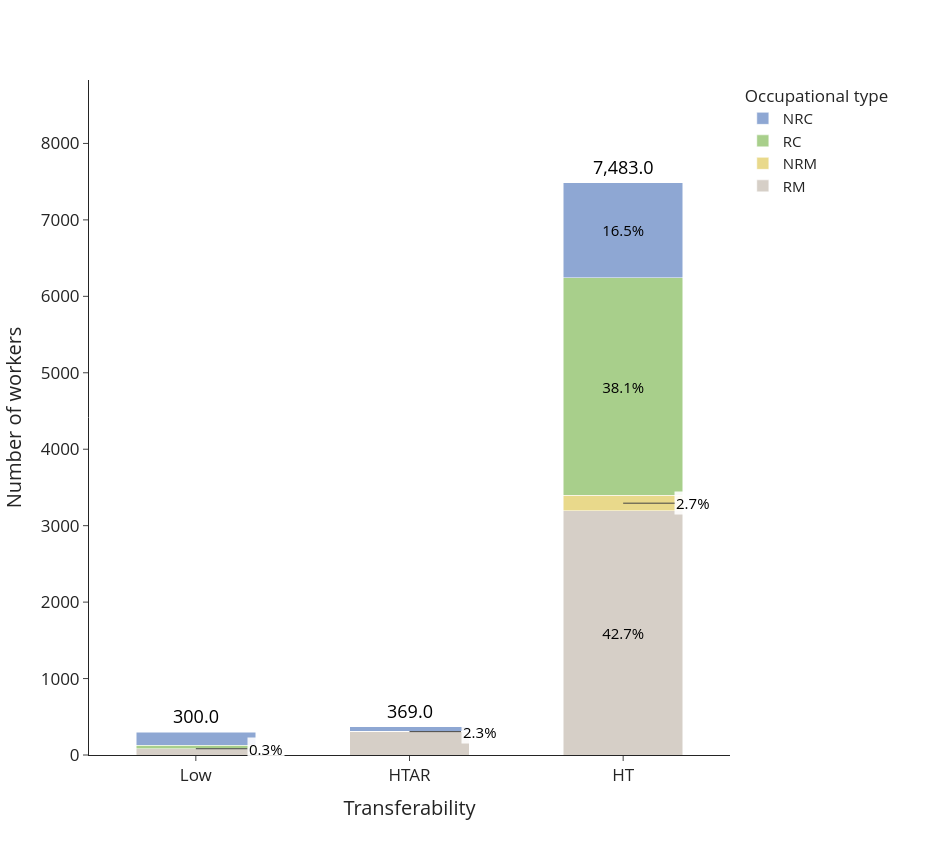

This figure's notebook cell:
### Code cell
# Supplementary Figure 3 picture drawing
"""
Description:
1. Load naics_nem_new.dta (actual employment figures)
2. Load simocc885&851_uq.xlsx (Transferability grouping)
3. Merge on occupation_code
4. Filter for strand_ind == 1 (stranded industries)
5. Keep only the three groups: Low / HTAR / HT
6. Keep only the four occupation types: RM / NRM / RC / NRC
7. Compute within-group share based on actual Employment
8. Draw a fig2b-style stacked bar chart
9. Export SVG and PNG
"""

import pandas as pd
import plotly.graph_objects as go
import plotly.io as pio
from pathlib import Path

# =========================
# 1. File paths
# =========================
naics_path = Path("Your path/Stranded_Occupations_Replication/Data/temp/naics_nem_new.dta")
uq_path = Path("Your path/Stranded_Occupations_Replication/Data/use/simocc885&851_uq.xlsx")

out_svg = Path("Your path/Stranded_Occupations_Replication/Data/temp/Supplementary Figure 3.svg")
out_png = Path("Your path/Stranded_Occupations_Replication/Data/temp/Supplementary Figure 3.png")

# =========================
# 2. Load data
# =========================
df = pd.read_stata(naics_path)
uq = pd.read_excel(uq_path)

df.columns = [c.strip() for c in df.columns]
uq.columns = [c.strip() for c in uq.columns]

for col in df.select_dtypes(include="object").columns:
    df[col] = df[col].astype(str).str.strip()

for col in uq.select_dtypes(include="object").columns:
    uq[col] = uq[col].astype(str).str.strip()

# =========================
# 3. Standardize occupation code format
# =========================
def normalize_occ(x):
    if pd.isna(x):
        return pd.NA
    x = str(x).strip()
    if x == "" or x.lower() in {"nan", "none"}:
        return pd.NA
    if x.endswith(".0"):
        x = x[:-2]
    x = x.replace("-", "").replace(" ", "")
    if x.isdigit():
        x = x.zfill(6)
    return x

df["occ_std"] = df["occupation_code"].apply(normalize_occ)
uq["occ_std"] = uq["occupation_code"].apply(normalize_occ)

# =========================
# 4. Map Transferability
# =========================
transfer_map = {
    0: "Low",
    1: "HTAR",
    2: "HT"
}
uq["simocc_885_uq"] = pd.to_numeric(uq["simocc_885_uq"], errors="coerce")
uq["Transferability"] = uq["simocc_885_uq"].map(transfer_map)

uq_use = uq[["occ_std", "Transferability"]].dropna().drop_duplicates(subset=["occ_std"])

# =========================
# 5. Merge
# =========================
df = df.merge(uq_use, on="occ_std", how="left")

# =========================
# 6. Clean and filter
# =========================
df["Employment"] = pd.to_numeric(df["Employment"], errors="coerce")
df["strand_ind"] = pd.to_numeric(df["strand_ind"], errors="coerce")
df["type_skill_all"] = df["type_skill_all"].astype(str).str.strip()

skill_map = {
    "Routine Manual": "RM",
    "Non-Routine Manual": "NRM",
    "Routine Cognitive": "RC",
    "Non-Routine Cognitive": "NRC"
}

skill_order_full = [
    "Routine Manual",
    "Non-Routine Manual",
    "Routine Cognitive",
    "Non-Routine Cognitive"
]

skill_order_abbr = ["RM", "NRM", "RC", "NRC"]
transfer_order = ["Low", "HTAR", "HT"]

df = df[
    (df["strand_ind"] == 1) &
    (df["Transferability"].isin(transfer_order)) &
    (df["type_skill_all"].isin(skill_order_full)) &
    (df["Employment"].notna())
].copy()

# =========================
# 7. Aggregate actual employment
# =========================
emp_df = (
    df.groupby(["Transferability", "type_skill_all"], as_index=False)["Employment"]
      .sum()
)

# Pivot to wide format and fill missing combinations
emp_wide = (
    emp_df.pivot(index="Transferability", columns="type_skill_all", values="Employment")
          .reindex(index=transfer_order, columns=skill_order_full)
          .fillna(0)
)

# Total employment within each group
totals = emp_wide.sum(axis=1)

# Within-group share
share_wide = emp_wide.div(totals, axis=0).fillna(0)

# Rename columns to abbreviations
count_df = emp_wide.rename(columns=skill_map).reindex(columns=skill_order_abbr)
share_df = share_wide.rename(columns=skill_map).reindex(columns=skill_order_abbr)

print("\nActual employment by group:")
print(count_df.round(2))

print("\nWithin-group share (%) by group:")
print((share_df * 100).round(2))

# =========================
# 8. Draw figure
# =========================
color_map = {
    "RM":  "#D6CFC7",
    "NRM": "#E9D98B",
    "RC":  "#A8CF8B",
    "NRC": "#8EA7D3"
}

fig = go.Figure()

small_threshold = 0.06
fixed_font_size = 15

for skill in skill_order_abbr:
    counts = count_df[skill].tolist()
    shares = share_df[skill].tolist()

    text_labels = []
    for c, s in zip(counts, shares):
        if c > 0 and s >= small_threshold:
            text_labels.append(f"{s*100:.1f}%")
        else:
            text_labels.append("")

    fig.add_trace(go.Bar(
        x=transfer_order,
        y=counts,
        name=skill,
        marker_color=color_map[skill],
        width=0.56,
        text=text_labels,
        textposition="inside",
        textfont=dict(size=fixed_font_size, color="black"),
        insidetextanchor="middle",
        cliponaxis=False,
        customdata=shares,
        hovertemplate=(
            f"<b>{skill}</b><br>"
            "Group: %{x}<br>"
            "Employment: %{y:,.1f}<br>"
            "Share within group: %{customdata:.1%}<br>"
            "<extra></extra>"
        )
    ))

# Add total employment on top of each bar
for x, total in zip(transfer_order, totals.tolist()):
    fig.add_annotation(
        x=x,
        y=total,
        text=f"{total:,.1f}",
        showarrow=False,
        yshift=16,
        font=dict(size=18, color="black")
    )

# Place labels outside for small segments
cum_df = count_df.cumsum(axis=1)

for group in transfer_order:
    for skill in skill_order_abbr:
        c = count_df.loc[group, skill]
        s = share_df.loc[group, skill]

        if c == 0:
            continue

        y_top = cum_df.loc[group, skill]
        y_bottom = y_top - c
        y_mid = (y_top + y_bottom) / 2

        if s < small_threshold:
            fig.add_annotation(
                x=group,
                y=y_mid,
                text=f"{s*100:.1f}%",
                showarrow=True,
                arrowhead=0,
                ax=70,
                ay=0,
                font=dict(size=fixed_font_size, color="black"),
                bgcolor="rgba(255,255,255,0.90)",
                bordercolor="rgba(0,0,0,0)"
            )

# =========================
# 9. Beautify the figure
# =========================
fig.update_layout(
    barmode="stack",
    template="simple_white",
    width=950,
    height=850,
    bargap=0.32,
    uniformtext=dict(minsize=fixed_font_size, mode="hide"),
    xaxis=dict(
        title="Transferability",
        title_font=dict(size=20),
        tickfont=dict(size=17)
    ),
    yaxis=dict(
        title="Number of workers",
        title_font=dict(size=20),
        tickfont=dict(size=17),
        range=[0, max(totals) * 1.18]
    ),
    legend=dict(
        title="Occupational type",
        title_font=dict(size=17),
        font=dict(size=15),
        orientation="v",
        x=1.02,
        y=1
    ),
    margin=dict(t=80, l=85, r=220, b=95)
)

fig.show()

# =========================
# 10. Export
# =========================
pio.write_image(fig, str(out_svg))
pio.write_image(fig, str(out_png), scale=3)

print("\nFiles exported:")
print(out_svg)
print(out_png)

### Figure 1 — Plotly figure (JSON) as saved in the notebook; plotly's stock layout.template omitted (floating-point values rounded to 4 significant figures)
{"data": [{"cliponaxis": false, "customdata": [0.272, 0.8171, 0.4266], "hovertemplate": "<b>RM</b><br>Group: %{x}<br>Employment: %{y:,.1f}<br>Share within group: %{customdata:.1%}<br><extra></extra>", "insidetextanchor": "middle", "marker": {"color": "#D6CFC7"}, "name": "RM", "text": ["27.2%", "81.7%", "42.7%"], "textfont": {"color": "black", "size": 15}, "textposition": "inside", "type": "bar", "width": 0.56, "x": ["Low", "HTAR", "HT"], "y": [81.6, 301.5, 3193.0]}, {"cliponaxis": false, "customdata": [0.003, 0.02331, 0.02713], "hovertemplate": "<b>NRM</b><br>Group: %{x}<br>Employment: %{y:,.1f}<br>Share within group: %{customdata:.1%}<br><extra></extra>", "insidetextanchor": "middle", "marker": {"color": "#E9D98B"}, "name": "NRM", "text": ["", "", ""], "textfont": {"color": "black", "size": 15}, "textposition": "inside", "type": "bar", "width": 0.56, "x": ["Low", "HTAR", "HT"], "y": [0.9, 8.6, 203]}, {"cliponaxis": false, "customdata": [0.1547, 0, 0.3808], "hovertemplate": "<b>RC</b><br>Group: %{x}<br>Employment: %{y:,.1f}<br>Share within group: %{customdata:.1%}<br><extra></extra>", "insidetextanchor": "middle", "marker": {"color": "#A8CF8B"}, "name": "RC", "text": ["15.5%", "", "38.1%"], "textfont": {"color": "black", "size": 15}, "textposition": "inside", "type": "bar", "width": 0.56, "x": ["Low", "HTAR", "HT"], "y": [46.4, 0, 2849.0]}, {"cliponaxis": false, "customdata": [0.5703, 0.1596, 0.1655], "hovertemplate": "<b>NRC</b><br>Group: %{x}<br>Employment: %{y:,.1f}<br>Share within group: %{customdata:.1%}<br><extra></extra>", "insidetextanchor": "middle", "marker": {"color": "#8EA7D3"}, "name": "NRC", "text": ["57.0%", "16.0%", "16.5%"], "textfont": {"color": "black", "size": 15}, "textposition": "inside", "type": "bar", "width": 0.56, "x": ["Low", "HTAR", "HT"], "y": [171.1, 58.9, 1238.0]}], "layout": {"annotations": [{"font": {"color": "black", "size": 18}, "showarrow": false, "text": "300.0", "x": "Low", "y": 300, "yshift": 16}, {"font": {"color": "black", "size": 18}, "showarrow": false, "text": "369.0", "x": "HTAR", "y": 369, "yshift": 16}, {"font": {"color": "black", "size": 18}, "showarrow": false, "text": "7,483.0", "x": "HT", "y": 7483.0, "yshift": 16}, {"arrowhead": 0, "ax": 70, "ay": 0, "bgcolor": "rgba(255,255,255,0.90)", "bordercolor": "rgba(0,0,0,0)", "font": {"color": "black", "size": 15}, "showarrow": true, "text": "0.3%", "x": "Low", "y": 82.05}, {"arrowhead": 0, "ax": 70, "ay": 0, "bgcolor": "rgba(255,255,255,0.90)", "bordercolor": "rgba(0,0,0,0)", "font": {"color": "black", "size": 15}, "showarrow": true, "text": "2.3%", "x": "HTAR", "y": 305.8}, {"arrowhead": 0, "ax": 70, "ay": 0, "bgcolor": "rgba(255,255,255,0.90)", "bordercolor": "rgba(0,0,0,0)", "font": {"color": "black", "size": 15}, "showarrow": true, "text": "2.7%", "x": "HT", "y": 3294.0}], "bargap": 0.32, "barmode": "stack", "height": 850, "legend": {"font": {"size": 15}, "orientation": "v", "title": {"font": {"size": 17}, "text": "Occupational type"}, "x": 1.02, "y": 1}, "margin": {"b": 95, "l": 85, "r": 220, "t": 80}, "uniformtext": {"minsize": 15, "mode": "hide"}, "width": 950, "xaxis": {"tickfont": {"size": 17}, "title": {"font": {"size": 20}, "text": "Transferability"}}, "yaxis": {"range": [0, 8830.0], "tickfont": {"size": 17}, "title": {"font": {"size": 20}, "text": "Number of workers"}}}}
